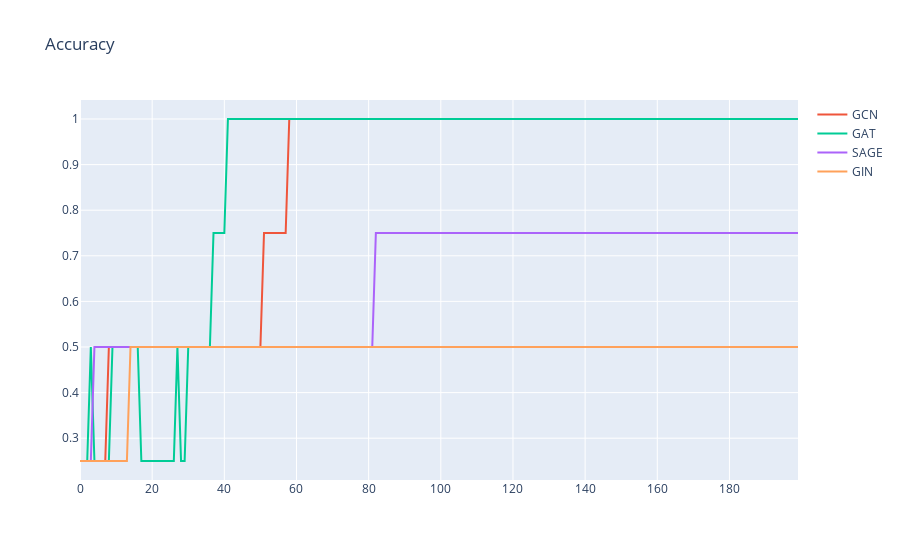

Notebook code cell kept with this figure:
### Code cell
# Create Line plot
fig = px.line(title="Accuracy")

for result in results:
    # Add Scatter plot
    fig.add_scatter(x=list(range(epochs)), y=result[3], name=result[0])

# Display the plot
fig.show()

### Figure 1 — Plotly figure (JSON) as saved in the notebook; plotly's stock layout.template omitted (floating-point values rounded to 4 significant figures; data arrays with more than 128 entries replaced by an {"elided": "..."} marker saying what was removed)
{"data": [{"hovertemplate": "<extra></extra>", "legendgroup": "", "line": {"color": "#636efa", "dash": "solid"}, "marker": {"symbol": "circle"}, "mode": "lines", "name": "", "orientation": "v", "showlegend": false, "type": "scatter", "xaxis": "x", "yaxis": "y"}, {"name": "GCN", "type": "scatter", "x": {"elided": "200 int values"}, "y": {"elided": "200 float values"}}, {"name": "GAT", "type": "scatter", "x": {"elided": "200 int values"}, "y": {"elided": "200 float values"}}, {"name": "SAGE", "type": "scatter", "x": {"elided": "200 int values"}, "y": {"elided": "200 float values"}}, {"name": "GIN", "type": "scatter", "x": {"elided": "200 int values"}, "y": {"elided": "200 float values"}}], "layout": {"legend": {"tracegroupgap": 0}, "title": {"text": "Accuracy"}, "xaxis": {"anchor": "y", "domain": [0, 1]}, "yaxis": {"anchor": "x", "domain": [0, 1]}}}
